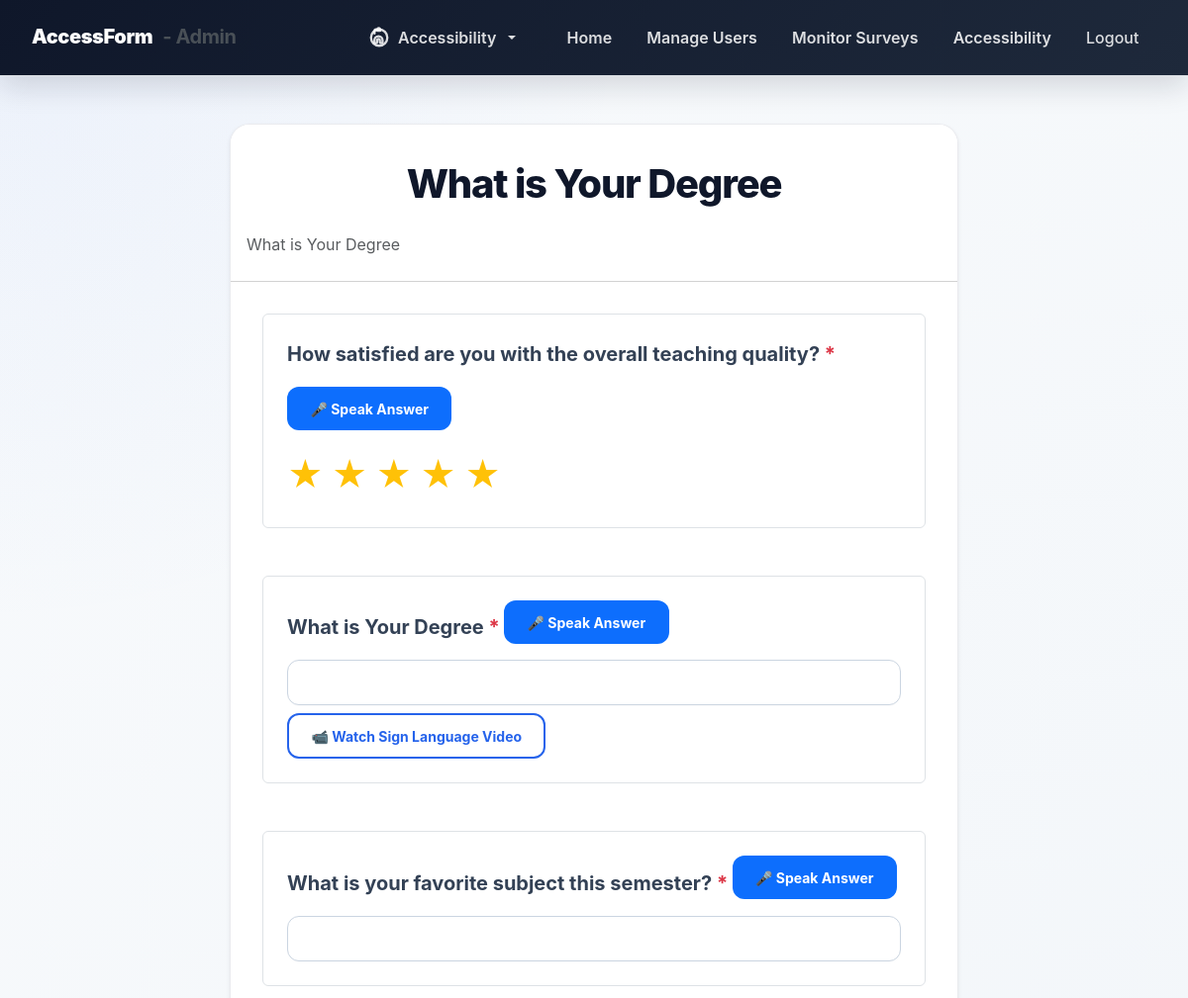
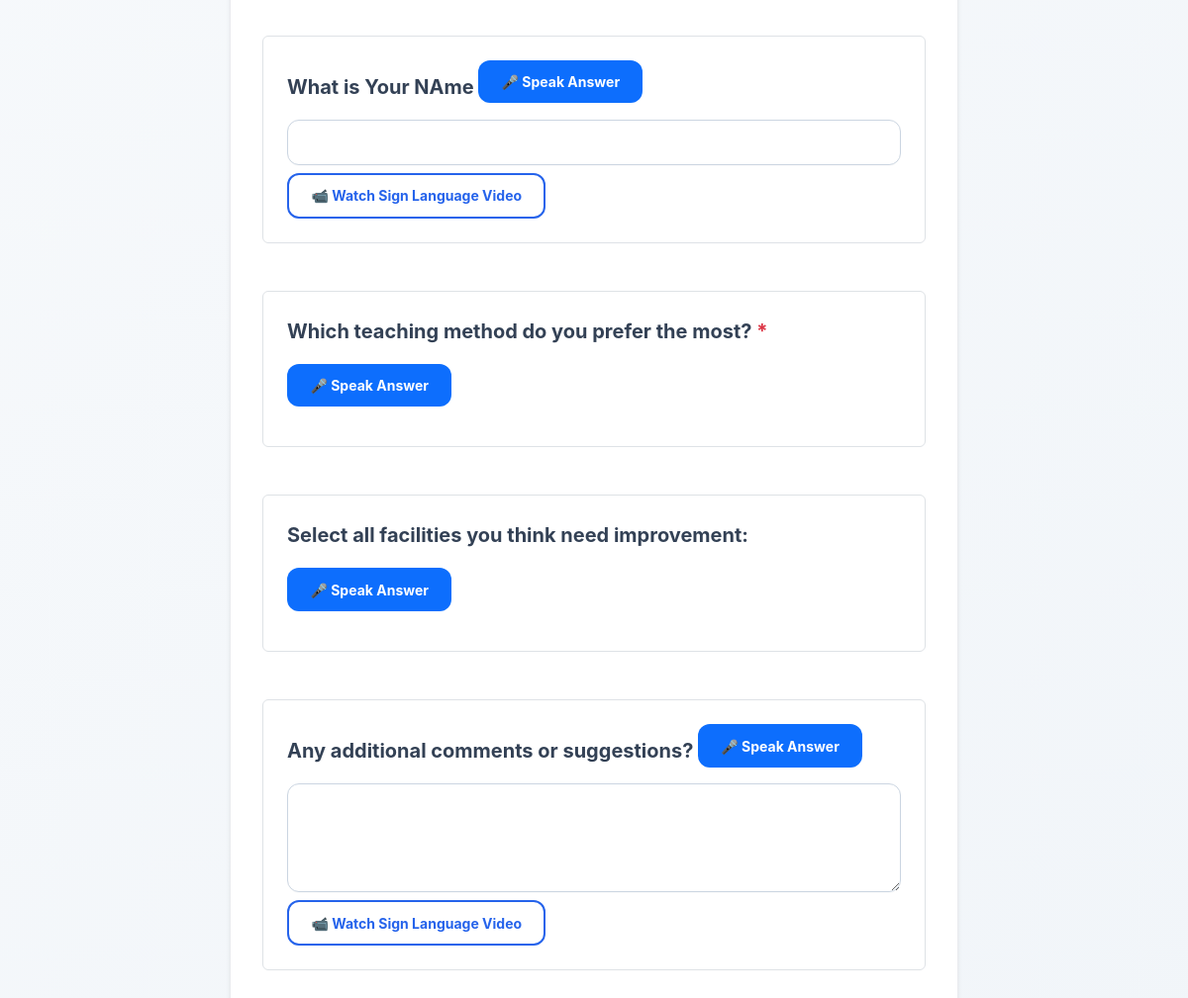
Page /admin/view_form.php?id=1 on the committed database (2 pictures, top to bottom).
### tables this page shows
CREATE TABLE `forms` (
  `id` int(11) NOT NULL,
  `user_id` int(11) NOT NULL,
  `title` varchar(255) NOT NULL,
  `description` text DEFAULT NULL,
  `status` enum('draft','active','closed') DEFAULT 'active',
  `created_at` timestamp NOT NULL DEFAULT current_timestamp(),
  `updated_at` timestamp NOT NULL DEFAULT current_timestamp() ON UPDATE current_timestamp()
);

CREATE TABLE `questions` (
  `id` int(11) NOT NULL,
  `form_id` int(11) NOT NULL,
  `question_text` text NOT NULL,
  `question_type` enum('text','textarea','radio','checkbox','dropdown','rating','file') NOT NULL,
  `is_required` tinyint(1) DEFAULT 0,
  `options` longtext DEFAULT NULL CHECK (json_valid(`options`)),
  `sort_order` int(11) DEFAULT 0,
  `created_at` timestamp NOT NULL DEFAULT current_timestamp()
);

### admin/view_form.php (the view, shortened to what this page needs)
<?php
include('config.php');
$form_id = isset($_GET['id']) ? (int)$_GET['id'] : 0;
$stmt = $conn->prepare("SELECT * FROM forms WHERE id = ? AND status = 'active'");
$stmt->bind_param("i", $form_id);
$stmt->execute();
$form = $stmt->get_result()->fetch_assoc();
$q_stmt = $conn->prepare("SELECT * FROM questions WHERE form_id = ? ORDER BY sort_order ASC");
$q_stmt->bind_param("i", $form_id);
$q_stmt->execute();
$questions = $q_stmt->get_result()->fetch_all(MYSQLI_ASSOC);
?>
<!DOCTYPE html>
<html lang="en">
<head>
    <link rel="stylesheet" href="https://cdn.jsdelivr.net/npm/bootstrap@5.3.3/dist/css/bootstrap.min.css">
    <link rel="stylesheet" href="../css/style.css">
</head>
<body class="bg-light">
<?php include('admin_navbar.php'); ?>
<main class="container py-5" role="main">
    <div class="row justify-content-center">
        <div class="col-lg-8">
            <div class="card shadow-sm">
                <div class="card-header bg-white">
                    <h1><?= htmlspecialchars($form['title']) ?></h1>
                    <?php if (!empty($form['description'])): ?>
                        <p class="text-muted"><?= nl2br(htmlspecialchars($form['description'])) ?></p>
                    <?php endif; ?>
                </div>
                <div class="card-body">
                    <form id="response-form" method="POST" action="submit_response.php" enctype="multipart/form-data">
                        <?php foreach ($questions as $q):
                            $meta = json_decode($q['options'], true) ?? [];
                        ?>
                            <div class="mb-5 p-4 border rounded question-block">
                                <label class="form-label fw-bold fs-5 mb-3">
                                    <?= htmlspecialchars($q['question_text']) ?>
                                    <?php if ($q['is_required']): ?><span class="text-danger">*</span><?php endif; ?>
                                </label>
                                <button type="button" class="btn btn-sm voice-btn mb-3" onclick="startVoiceInput(<?= $q['id'] ?>)">
                                    🎤 Speak Answer
                                </button>
                                <?php if ($q['question_type'] === 'text'): ?>
                                    <input type="text" name="answers[<?= $q['id'] ?>]" id="ans-<?= $q['id'] ?>" class="form-control" <?= $q['is_required'] ? 'required' : '' ?>>
                                <?php elseif ($q['question_type'] === 'textarea'): ?>
                                    <textarea name="answers[<?= $q['id'] ?>]" id="ans-<?= $q['id'] ?>" class="form-control" rows="4" <?= $q['is_required'] ? 'required' : '' ?>></textarea>
                                <?php elseif (in_array($q['question_type'], ['radio','checkbox','dropdown'])): ?>
                                <?php elseif ($q['question_type'] === 'rating'): ?>
                                    <div class="d-flex gap-2" id="rating-<?= $q['id'] ?>">
                                        <?php for ($i = 1; $i <= 5; $i++): ?>
                                            <span class="star text-warning" data-value="<?= $i ?>" onclick="setRating(<?= $q['id'] ?>, <?= $i ?>)">★</span>
                                        <?php endfor; ?>
                                    </div>
                                <?php elseif ($q['question_type'] === 'file'): ?>
                                    <input type="file" name="answers[<?= $q['id'] ?>]" class="form-control" <?= $q['is_required'] ? 'required' : '' ?>>
                                <?php endif; ?>
                                <?php if (!empty($meta['video_url'])): ?>
                                    <a href="<?= htmlspecialchars($meta['video_url']) ?>" target="_blank" class="btn btn-sm btn-outline-primary mt-2">
                                        📹 Watch Sign Language Video
                                    </a>
                                <?php endif; ?>
                            </div>
                        <?php endforeach; ?>
                    </form>
                </div>
            </div>
        </div>
    </div>
</main>
</body>
</html>

### css/style.css (style rules this page uses)
:root { --primary-blue: #2563eb; --primary-blue-dark: #1d4ed8; --primary-blue-soft: #dbeafe; --ink: #0f172a; --muted: #64748b; --surface: #ffffff; --surface-soft: #f8fafc; --border: #cbd5e1; --shadow-sm: 0 10px 25px rgba(15, 23, 42, 0.06); --shadow-md: 0 18px 45px rgba(15, 23, 42, 0.1); --radius-lg: 20px; --radius-md: 14px; }
* { box-sizing: border-box; }
body { min-height: 100vh; margin: 0; background: radial-gradient(circle at top left, rgba(37, 99, 235, 0.06), transparent 40rem), linear-gradient(135deg, #f8fafc 0%, #f1f5f9 100%); font-family: Inter, "Segoe UI", Roboto, Arial, sans-serif; color: var(--ink); line-height: 1.65; transition: background-color 0.2s, color 0.2s; }
h1, h2, h3, h4, h5 { color: var(--ink); font-weight: 800; letter-spacing: -0.03em; text-align: center; }
h1, h2, h3, h4 { margin-top: 28px; margin-bottom: 24px; }
.container { margin-bottom: 42px; }
a { color: var(--primary-blue); text-decoration: none; font-weight: 700; }
.card, .search-container, form:not(.navbar form):not(.d-inline):not(.input-group) { border: 1px solid rgba(229, 231, 235, 0.8); border-radius: var(--radius-lg) !important; background: rgba(255, 255, 255, 0.98); box-shadow: var(--shadow-sm); }
.card { overflow: hidden; }
.card-body { padding: 2rem; }
form:not(.navbar form):not(.d-inline):not(.input-group) { padding: 1.5rem; }
.card form:not(.navbar form):not(.d-inline):not(.input-group), .search-container form:not(.navbar form):not(.d-inline):not(.input-group), .table form, form.row, form.input-group { padding: 0; border: 0; box-shadow: none; background: transparent; }
label, .form-label { color: #334155; font-size: 0.9rem; font-weight: 800; margin-bottom: 0.45rem; }
.form-control, .form-select, select.form-control, textarea.form-control { min-height: 46px; color: #0f172a; border: 1px solid var(--border); border-radius: 12px; background-color: #ffffff; box-shadow: 0 1px 2px rgba(15, 23, 42, 0.02); transition: border-color 0.2s ease, box-shadow 0.2s ease; }
textarea.form-control { min-height: 110px; }
.form-control::placeholder { color: #94a3b8; }
.btn { border-radius: 12px; font-weight: 700; padding: 0.65rem 1.4rem; box-shadow: none; transition: all 0.2s cubic-bezier(0.4, 0, 0.2, 1); display: inline-flex; align-items: center; justify-content: center; gap: 8px; }
.btn-outline-primary { color: var(--primary-blue) !important; border: 2px solid var(--primary-blue) !important; background: transparent !important; }

### admin/view_form.php (style rules this page uses)
.star { font-size: 2.2rem; cursor: pointer; transition: color 0.2s; }
.voice-btn { background: #0d6efd; color: white; }

### rows in the picture
forms: title "What is Your Degree", description "What is Your Degree"
questions: question_text "How satisfied are you with the overall teaching quality?", question_type "rating" (drawn)
questions: question_text "What is Your Degree"
questions: question_text "What is your favorite subject this semester?"
questions: question_text "What is Your NAme"
questions: question_text "Which teaching method do you prefer the most?"
questions: question_text "Select all facilities you think need improvement:"
questions: question_text "Any additional comments or suggestions?"
